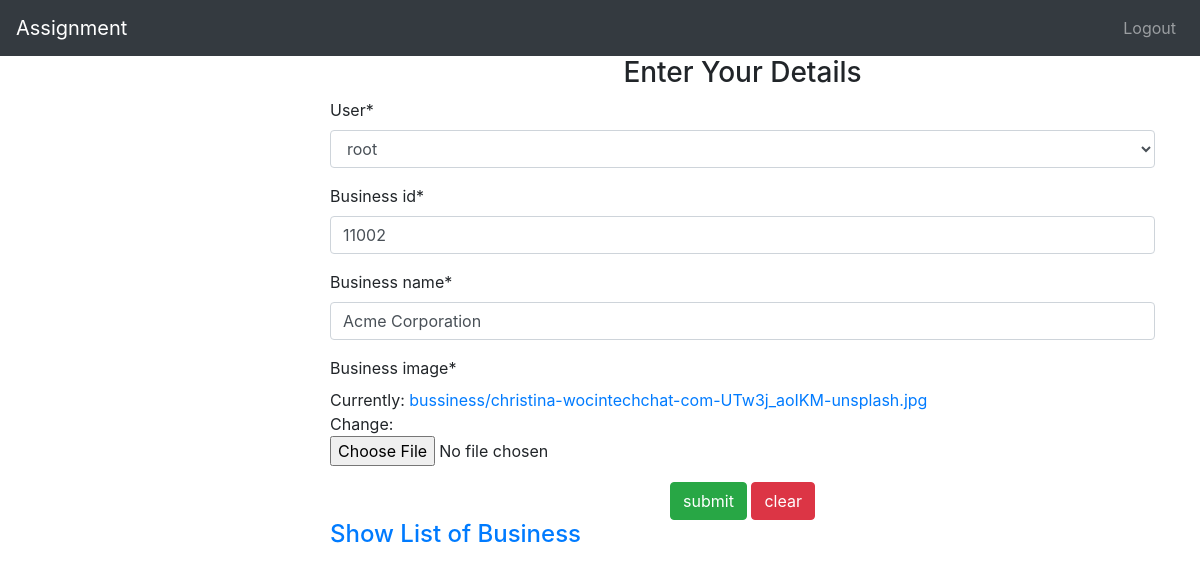
Page /2/edit (signed in) on the committed database.
### business/models.py (models this page shows, shortened)
class Business(models.Model):
    user = models.ForeignKey(User, on_delete=models.CASCADE)
    business_id = models.CharField(max_length=20)
    business_name = models.CharField(max_length=100)
    business_image = models.ImageField(upload_to='bussiness/')

### business/views.py (the view)
# urls.py: path('<int:id>/edit', business_edit_view, name="business-edit"),
def business_edit_view(request,id):
    if not request.user.is_authenticated:
        return redirect('/employee/login')
    context = {}
    business = Business.objects.get(id=id)
    form = BusinessForm(request.POST or None, request.FILES or None, instance = business)
    if request.POST:
        if form.is_valid():
            form.save()
            return redirect('/')
        else:
            return HttpResponse('Not Valid')
    else:
        context['form'] = form
    return render(request, 'business/business_create.html', context)

### business/form.py
class BusinessForm(forms.ModelForm):
	class Meta:
		model = Business
		fields = '__all__'

### templates/business/business_create.html (shortened to what this page needs)
{% extends 'base.html' %}
{% block content %}
<div class="container">
    <div class="row">
        <div class="offset-md-3 col md-6">
            {% load crispy_forms_tags %}
            <form method="post" enctype="multipart/form-data">
                <center>
                    <h3>Enter Your Details</h3>
                </center>
                {{ form|crispy }}
                <center>
                    <input type="submit" value="submit" class="btn btn-success">
                    <input type="reset" value="clear" class="btn btn-danger">
                </center>
                <h4><a href="/">Show List of Business</a> </h4>
            </form>
        </div>
    </div>
</div>
{% endblock %}

### rows in the picture
Business: user "root", business_id "11002", business_name "Acme Corporation"
